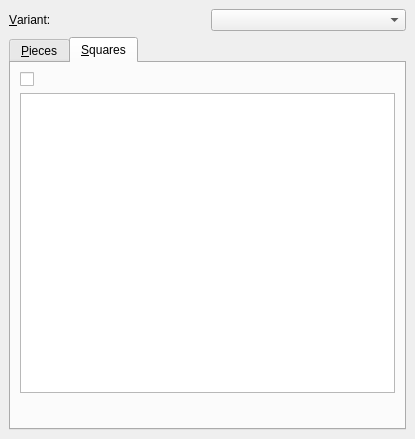
<ui version="4.0" >
 <class>PrefTheme</class>
 <widget class="QWidget" name="PrefTheme" >
  <property name="geometry" >
   <rect>
    <x>0</x>
    <y>0</y>
    <width>415</width>
    <height>439</height>
   </rect>
  </property>
  <property name="windowTitle" >
   <string>Form</string>
  </property>
  <layout class="QVBoxLayout" >
   <property name="margin" >
    <number>9</number>
   </property>
   <property name="spacing" >
    <number>6</number>
   </property>
   <item>
    <layout class="QHBoxLayout" >
     <property name="margin" >
      <number>0</number>
     </property>
     <property name="spacing" >
      <number>6</number>
     </property>
     <item>
      <widget class="QLabel" name="label_1" >
       <property name="text" >
        <string>&amp;Variant:</string>
       </property>
       <property name="buddy" >
        <cstring>comboVariant</cstring>
       </property>
      </widget>
     </item>
     <item>
      <widget class="QComboBox" name="comboVariant" />
     </item>
    </layout>
   </item>
   <item>
    <widget class="QTabWidget" name="tabWidget" >
     <property name="currentIndex" >
      <number>1</number>
     </property>
     <widget class="QWidget" name="tab" >
      <attribute name="title" >
       <string>&amp;Pieces</string>
      </attribute>
      <layout class="QVBoxLayout" >
       <property name="margin" >
        <number>9</number>
       </property>
       <property name="spacing" >
        <number>6</number>
       </property>
       <item>
        <widget class="QCheckBox" name="checkPieces" />
       </item>
       <item>
        <widget class="QListWidget" name="listPieces" />
       </item>
       <item>
        <widget class="QWidget" native="1" name="widgetPieces" />
       </item>
       <item>
        <widget class="QLabel" name="labelPieces" >
         <property name="text" >
          <string/>
         </property>
        </widget>
       </item>
      </layout>
     </widget>
     <widget class="QWidget" name="tab_2" >
      <attribute name="title" >
       <string>&amp;Squares</string>
      </attribute>
      <layout class="QVBoxLayout" >
       <property name="margin" >
        <number>9</number>
       </property>
       <property name="spacing" >
        <number>6</number>
       </property>
       <item>
        <widget class="QCheckBox" name="checkSquares" />
       </item>
       <item>
        <widget class="QListWidget" name="listSquares" />
       </item>
       <item>
        <widget class="QWidget" native="1" name="widgetSquares" />
       </item>
       <item>
        <widget class="QLabel" name="labelSquares" >
         <property name="text" >
          <string/>
         </property>
        </widget>
       </item>
      </layout>
     </widget>
    </widget>
   </item>
  </layout>
 </widget>
 <tabstops>
  <tabstop>comboVariant</tabstop>
  <tabstop>checkPieces</tabstop>
  <tabstop>listPieces</tabstop>
  <tabstop>checkSquares</tabstop>
  <tabstop>listSquares</tabstop>
 </tabstops>
 <resources/>
 <connections/>
</ui>
